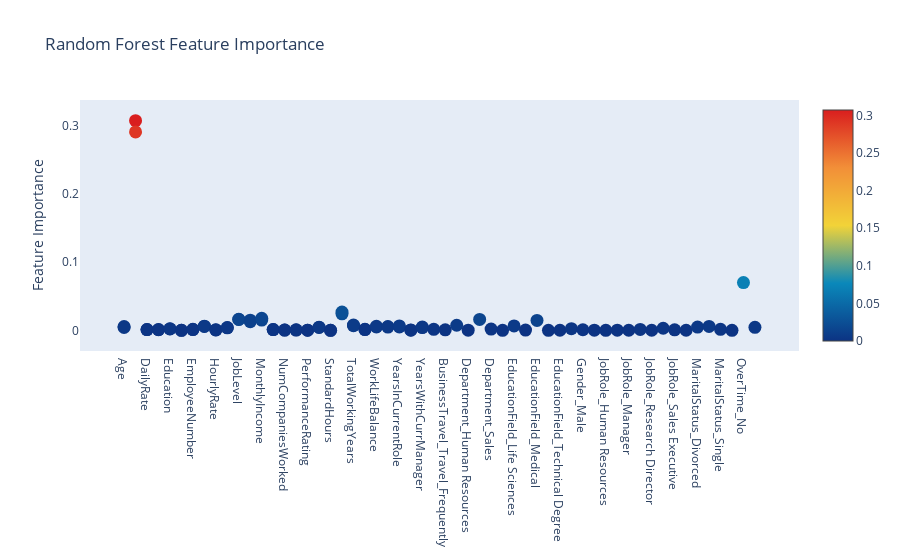

Notebook source saved alongside this figure:
### Code cell
# Scatter plot 
trace = go.Scatter(
    y = rf.feature_importances_,
    x = attrition_final.columns.values,
    mode='markers',
    marker=dict(
        sizemode = 'diameter',
        sizeref = 1,
        size = 13,
        #size= rf.feature_importances_,
        #color = np.random.randn(500), #set color equal to a variable
        color = rf.feature_importances_,
        colorscale='Portland',
        showscale=True
    ),
    text = attrition_final.columns.values
)
data = [trace]

layout= go.Layout(
    autosize= True,
    title= 'Random Forest Feature Importance',
    hovermode= 'closest',
     xaxis= dict(
         ticklen= 5,
         showgrid=False,
        zeroline=False,
        showline=False
     ),
    yaxis=dict(
        title= 'Feature Importance',
        showgrid=False,
        zeroline=False,
        ticklen= 5,
        gridwidth= 2
    ),
    showlegend= False
)
fig = go.Figure(data=data, layout=layout)
py.iplot(fig,filename='scatter2010')

### Figure 1 — Plotly figure (JSON) as saved in the notebook; plotly's stock layout.template omitted (floating-point values rounded to 4 significant figures)
{"data": [{"marker": {"color": [0.005635, 0.3073, 0.001089, 0.001101, 0.002003, 0, 0.001423, 0.006128, 0.00077, 0.003728, 0.01601, 0.01482, 0.01503, 0.001065, 0.0003222, 0.000364, 0.000161, 0.004134, 0, 0.02415, 0.007729, 0.001475, 0.004985, 0.005581, 0.004959, 0.0002485, 0.004005, 0.004161, 0.001033, 0.0009882, 0.002274, 0, 0.001162, 0.005746, 0.0005777, 0.003997, 0.01613, 0.01265, 0.01757, 0.00113, 0.0003807, 0.0006614, 7.678e-05, 0.004657, 0, 0.02688, 0.006793, 0.001135, 0.00579, 0.004771, 0.006444, 0.0005507, 0.004742, 0.2908, 0.001397, 0.0006663, 0.007452, 0.0002322, 0.01602, 0.00179, 2.082e-05, 0.006396, 0.0004267, 0.01452, 5.754e-05, 0.0001089, 0.002469, 0.0008742, 0.0001769, 3.37e-05, 0.0001789, 0.000141, 0.001379, 9.497e-05, 0.003044, 0.0006928, 0.0001277, 0.004826, 0.005784, 0.001465, 0, 0.06997, 0.004352], "colorscale": [[0, "rgb(12,51,131)"], [0.25, "rgb(10,136,186)"], [0.5, "rgb(242,211,56)"], [0.75, "rgb(242,143,56)"], [1, "rgb(217,30,30)"]], "showscale": true, "size": 13, "sizemode": "diameter", "sizeref": 1}, "mode": "markers", "text": ["Age", "Attrition_numerical", "DailyRate", "DistanceFromHome", "Education", "EmployeeCount", "EmployeeNumber", "EnvironmentSatisfaction", "HourlyRate", "JobInvolvement", "JobLevel", "JobSatisfaction", "MonthlyIncome", "MonthlyRate", "NumCompaniesWorked", "PercentSalaryHike", "PerformanceRating", "RelationshipSatisfaction", "StandardHours", "StockOptionLevel", "TotalWorkingYears", "TrainingTimesLastYear", "WorkLifeBalance", "YearsAtCompany", "YearsInCurrentRole", "YearsSinceLastPromotion", "YearsWithCurrManager", "Age", "DailyRate", "DistanceFromHome", "Education", "EmployeeCount", "EmployeeNumber", "EnvironmentSatisfaction", "HourlyRate", "JobInvolvement", "JobLevel", "JobSatisfaction", "MonthlyIncome", "MonthlyRate", "NumCompaniesWorked", "PercentSalaryHike", "PerformanceRating", "RelationshipSatisfaction", "StandardHours", "StockOptionLevel", "TotalWorkingYears", "TrainingTimesLastYear", "WorkLifeBalance", "YearsAtCompany", "YearsInCurrentRole", "YearsSinceLastPromotion", "YearsWithCurrManager", "Attrition_numerical", "BusinessTravel_Non-Travel", "BusinessTravel_Travel_Frequently", "BusinessTravel_Travel_Rarely", "Department_Human Resources", "Department_Research & Development", "Department_Sales", "EducationField_Human Resources", "EducationField_Life Sciences", "EducationField_Marketing", "EducationField_Medical", "EducationField_Other", "EducationField_Technical Degree", "Gender_Female", "Gender_Male", "JobRole_Healthcare Representative", "JobRole_Human Resources", "JobRole_Laboratory Technician", "JobRole_Manager", "JobRole_Manufacturing Director", "JobRole_Research Director", "JobRole_Research Scientist", "JobRole_Sales Executive", "JobRole_Sales Representative", "MaritalStatus_Divorced", "MaritalStatus_Married", "MaritalStatus_Single", "Over18_Y", "OverTime_No", "OverTime_Yes"], "type": "scatter", "x": ["Age", "Attrition_numerical", "DailyRate", "DistanceFromHome", "Education", "EmployeeCount", "EmployeeNumber", "EnvironmentSatisfaction", "HourlyRate", "JobInvolvement", "JobLevel", "JobSatisfaction", "MonthlyIncome", "MonthlyRate", "NumCompaniesWorked", "PercentSalaryHike", "PerformanceRating", "RelationshipSatisfaction", "StandardHours", "StockOptionLevel", "TotalWorkingYears", "TrainingTimesLastYear", "WorkLifeBalance", "YearsAtCompany", "YearsInCurrentRole", "YearsSinceLastPromotion", "YearsWithCurrManager", "Age", "DailyRate", "DistanceFromHome", "Education", "EmployeeCount", "EmployeeNumber", "EnvironmentSatisfaction", "HourlyRate", "JobInvolvement", "JobLevel", "JobSatisfaction", "MonthlyIncome", "MonthlyRate", "NumCompaniesWorked", "PercentSalaryHike", "PerformanceRating", "RelationshipSatisfaction", "StandardHours", "StockOptionLevel", "TotalWorkingYears", "TrainingTimesLastYear", "WorkLifeBalance", "YearsAtCompany", "YearsInCurrentRole", "YearsSinceLastPromotion", "YearsWithCurrManager", "Attrition_numerical", "BusinessTravel_Non-Travel", "BusinessTravel_Travel_Frequently", "BusinessTravel_Travel_Rarely", "Department_Human Resources", "Department_Research & Development", "Department_Sales", "EducationField_Human Resources", "EducationField_Life Sciences", "EducationField_Marketing", "EducationField_Medical", "EducationField_Other", "EducationField_Technical Degree", "Gender_Female", "Gender_Male", "JobRole_Healthcare Representative", "JobRole_Human Resources", "JobRole_Laboratory Technician", "JobRole_Manager", "JobRole_Manufacturing Director", "JobRole_Research Director", "JobRole_Research Scientist", "JobRole_Sales Executive", "JobRole_Sales Representative", "MaritalStatus_Divorced", "MaritalStatus_Married", "MaritalStatus_Single", "Over18_Y", "OverTime_No", "OverTime_Yes"], "y": [0.005635, 0.3073, 0.001089, 0.001101, 0.002003, 0, 0.001423, 0.006128, 0.00077, 0.003728, 0.01601, 0.01482, 0.01503, 0.001065, 0.0003222, 0.000364, 0.000161, 0.004134, 0, 0.02415, 0.007729, 0.001475, 0.004985, 0.005581, 0.004959, 0.0002485, 0.004005, 0.004161, 0.001033, 0.0009882, 0.002274, 0, 0.001162, 0.005746, 0.0005777, 0.003997, 0.01613, 0.01265, 0.01757, 0.00113, 0.0003807, 0.0006614, 7.678e-05, 0.004657, 0, 0.02688, 0.006793, 0.001135, 0.00579, 0.004771, 0.006444, 0.0005507, 0.004742, 0.2908, 0.001397, 0.0006663, 0.007452, 0.0002322, 0.01602, 0.00179, 2.082e-05, 0.006396, 0.0004267, 0.01452, 5.754e-05, 0.0001089, 0.002469, 0.0008742, 0.0001769, 3.37e-05, 0.0001789, 0.000141, 0.001379, 9.497e-05, 0.003044, 0.0006928, 0.0001277, 0.004826, 0.005784, 0.001465, 0, 0.06997, 0.004352]}], "layout": {"autosize": true, "hovermode": "closest", "showlegend": false, "title": {"text": "Random Forest Feature Importance"}, "xaxis": {"showgrid": false, "showline": false, "ticklen": 5, "zeroline": false}, "yaxis": {"gridwidth": 2, "showgrid": false, "ticklen": 5, "title": {"text": "Feature Importance"}, "zeroline": false}}}
